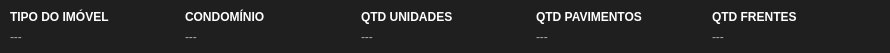
   <widget class="QWidget" name="widgetEnderecoEntregaImovel_7" native="true">
    <property name="geometry">
     <rect>
      <x>0</x>
      <y>422</y>
      <width>890</width>
      <height>53</height>
     </rect>
    </property>
    <property name="styleSheet">
     <string notr="true">background-color: #1f1f1f;
border-radius: 4px;</string>
    </property>
    <widget class="QWidget" name="horizontalLayoutWidget_27">
     <property name="geometry">
      <rect>
       <x>10</x>
       <y>6</y>
       <width>871</width>
       <height>41</height>
      </rect>
     </property>
     <layout class="QHBoxLayout" name="horizontalLayout_27" stretch="0,0,0,0,0">
      <item>
       <layout class="QVBoxLayout" name="verticalLayout_99">
        <property name="spacing">
         <number>0</number>
        </property>
        <item>
         <widget class="QLabel" name="label_98">
          <property name="sizePolicy">
           <sizepolicy hsizetype="Expanding" vsizetype="Preferred">
            <horstretch>0</horstretch>
            <verstretch>0</verstretch>
           </sizepolicy>
          </property>
          <property name="maximumSize">
           <size>
            <width>16777215</width>
            <height>16777215</height>
           </size>
          </property>
          <property name="styleSheet">
           <string notr="true">font-weight: bold;
color: white;</string>
          </property>
          <property name="text">
           <string>TIPO DO IMÓVEL</string>
          </property>
         </widget>
        </item>
        <item>
         <widget class="QLabel" name="labelTipoImovel">
          <property name="sizePolicy">
           <sizepolicy hsizetype="Expanding" vsizetype="Preferred">
            <horstretch>0</horstretch>
            <verstretch>0</verstretch>
           </sizepolicy>
          </property>
          <property name="maximumSize">
           <size>
            <width>16777215</width>
            <height>16777215</height>
           </size>
          </property>
          <property name="styleSheet">
           <string notr="true">color: #aaa;</string>
          </property>
          <property name="text">
           <string>---</string>
          </property>
         </widget>
        </item>
       </layout>
      </item>
      <item>
       <layout class="QVBoxLayout" name="verticalLayout_100">
        <property name="spacing">
         <number>0</number>
        </property>
        <item>
         <widget class="QLabel" name="label_99">
          <property name="sizePolicy">
           <sizepolicy hsizetype="Expanding" vsizetype="Preferred">
            <horstretch>0</horstretch>
            <verstretch>0</verstretch>
           </sizepolicy>
          </property>
          <property name="maximumSize">
           <size>
            <width>16777215</width>
            <height>16777215</height>
           </size>
          </property>
          <property name="styleSheet">
           <string notr="true">font-weight: bold;
color: white;</string>
          </property>
          <property name="text">
           <string>CONDOMÍNIO</string>
          </property>
         </widget>
        </item>
        <item>
         <widget class="QLabel" name="labelLoteEhCondominio">
          <property name="sizePolicy">
           <sizepolicy hsizetype="Expanding" vsizetype="Preferred">
            <horstretch>0</horstretch>
            <verstretch>0</verstretch>
           </sizepolicy>
          </property>
          <property name="maximumSize">
           <size>
            <width>16777215</width>
            <height>16777215</height>
           </size>
          </property>
          <property name="styleSheet">
           <string notr="true">color: #aaa;</string>
          </property>
          <property name="text">
           <string>---</string>
          </property>
         </widget>
        </item>
       </layout>
      </item>
      <item>
       <layout class="QVBoxLayout" name="verticalLayout_101">
        <property name="spacing">
         <number>0</number>
        </property>
        <item>
         <widget class="QLabel" name="label_100">
          <property name="sizePolicy">
           <sizepolicy hsizetype="Expanding" vsizetype="Preferred">
            <horstretch>0</horstretch>
            <verstretch>0</verstretch>
           </sizepolicy>
          </property>
          <property name="maximumSize">
           <size>
            <width>16777215</width>
            <height>16777215</height>
           </size>
          </property>
          <property name="styleSheet">
           <string notr="true">font-weight: bold;
color: white;</string>
          </property>
          <property name="text">
           <string>QTD UNIDADES</string>
          </property>
         </widget>
        </item>
        <item>
         <widget class="QLabel" name="labelLoteQuantidadeUnidade">
          <property name="sizePolicy">
           <sizepolicy hsizetype="Expanding" vsizetype="Preferred">
            <horstretch>0</horstretch>
            <verstretch>0</verstretch>
           </sizepolicy>
          </property>
          <property name="maximumSize">
           <size>
            <width>16777215</width>
            <height>16777215</height>
           </size>
          </property>
          <property name="styleSheet">
           <string notr="true">color: #aaa;</string>
          </property>
          <property name="text">
           <string>---</string>
          </property>
         </widget>
        </item>
       </layout>
      </item>
      <item>
       <layout class="QVBoxLayout" name="verticalLayout_102">
        <property name="spacing">
         <number>0</number>
        </property>
        <item>
         <widget class="QLabel" name="label_101">
          <property name="sizePolicy">
           <sizepolicy hsizetype="Expanding" vsizetype="Preferred">
            <horstretch>0</horstretch>
            <verstretch>0</verstretch>
           </sizepolicy>
          </property>
          <property name="maximumSize">
           <size>
            <width>16777215</width>
            <height>16777215</height>
           </size>
          </property>
          <property name="styleSheet">
           <string notr="true">font-weight: bold;
color: white;</string>
          </property>
          <property name="text">
           <string>QTD PAVIMENTOS</string>
          </property>
         </widget>
        </item>
        <item>
         <widget class="QLabel" name="labelQuantidadePavimentos">
          <property name="sizePolicy">
           <sizepolicy hsizetype="Expanding" vsizetype="Preferred">
            <horstretch>0</horstretch>
            <verstretch>0</verstretch>
           </sizepolicy>
          </property>
          <property name="maximumSize">
           <size>
            <width>16777215</width>
            <height>16777215</height>
           </size>
          </property>
          <property name="styleSheet">
           <string notr="true">color: #aaa;</string>
          </property>
          <property name="text">
           <string>---</string>
          </property>
         </widget>
        </item>
       </layout>
      </item>
      <item>
       <layout class="QVBoxLayout" name="verticalLayout_103">
        <property name="spacing">
         <number>0</number>
        </property>
        <item>
         <widget class="QLabel" name="label_102">
          <property name="sizePolicy">
           <sizepolicy hsizetype="Expanding" vsizetype="Preferred">
            <horstretch>0</horstretch>
            <verstretch>0</verstretch>
           </sizepolicy>
          </property>
          <property name="maximumSize">
           <size>
            <width>16777215</width>
            <height>16777215</height>
           </size>
          </property>
          <property name="styleSheet">
           <string notr="true">font-weight: bold;
color: white;</string>
          </property>
          <property name="text">
           <string>QTD FRENTES</string>
          </property>
         </widget>
        </item>
        <item>
         <widget class="QLabel" name="labelLoteQuantidadeFrente">
          <property name="sizePolicy">
           <sizepolicy hsizetype="Expanding" vsizetype="Preferred">
            <horstretch>0</horstretch>
            <verstretch>0</verstretch>
           </sizepolicy>
          </property>
          <property name="maximumSize">
           <size>
            <width>16777215</width>
            <height>16777215</height>
           </size>
          </property>
          <property name="styleSheet">
           <string notr="true">color: #aaa;</string>
          </property>
          <property name="text">
           <string>---</string>
          </property>
         </widget>
        </item>
       </layout>
      </item>
     </layout>
    </widget>
   </widget>
